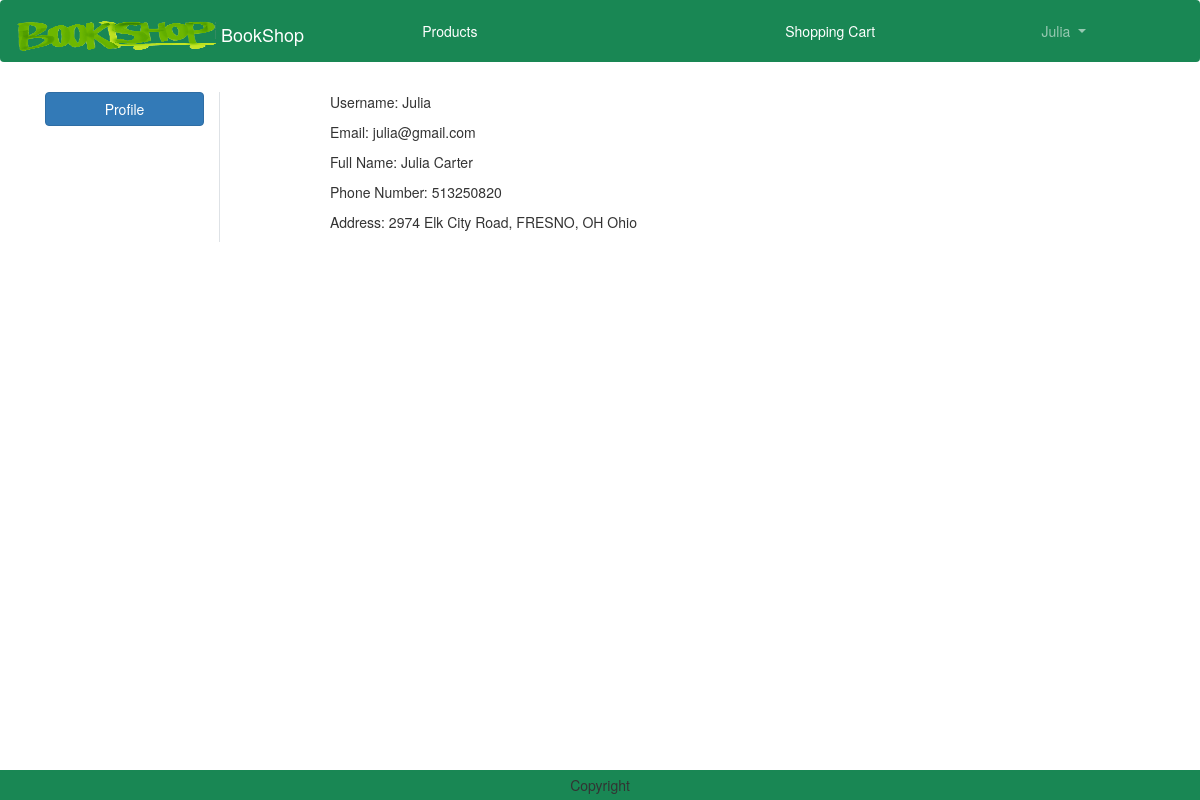
/profile/ (signed in), run on the app's committed database.
### customers/models.py (models this page shows, shortened)
class Customer(models.Model):
    user = models.OneToOneField(User, on_delete=models.CASCADE, blank=True, primary_key=True)
    fullName = models.CharField(max_length=60)
    phoneNum = models.CharField(max_length=11)
    address = models.CharField(max_length=150)

### customers/views.py (the view)
# urls.py: path('profile/', views.CustomerProfileView.as_view(), name='profile'),
class CustomerProfileView(View):
    def get(self, request):
        profiles = Customer.objects.filter(user=request.user)
        context = {
            'profiles': profiles,
        }
        return render(request, 'profile.html', context)

### templates/profile.html (shortened to what this page needs)
{% extends 'base.html' %}
{% load static %}
{% block main-content %}
<div class="container my-5">
    <div class="row">
        <div class="col-sm-2 border-end">
            <ul class="list-unstyled">
                <li class="d-grid"><a href="{% url 'customers:profile' %}" class="btn btn-primary">Profile</a></li>
            </ul>
        </div>
        <div class="col-sm-8 offset-sm-1">
            <div class="row">
                {% for profile in profiles %}
                <div class="col-sm-6"}
                    <div class="card m-2">
                        <div class="card-body">
                            <P>Username: {{profile.user.username}} <p>
                            <P>Email: {{profile.user.email}} <p>
                            <p>Full Name: {{profile.fullName}} </p>
                            <p>Phone Number: {{profile.phoneNum}} </p>
                            <p>Address: {{profile.address}} </p>
                        </div>
                    </div>
                </div>
                {% endfor %}
            </div>
        </div>
    </div>
{% endblock main-content %}

### templates/base.html (shortened to what this page needs)
<!DOCTYPE html>
{% load static %}
<html lang="en">
<head>
    <link href="https://cdn.jsdelivr.net/npm/bootstrap@5.3.0-alpha1/dist/css/bootstrap.min.css" rel="stylesheet">
    <link href="https://cdn.bootcss.com/bootstrap/3.3.7/css/bootstrap.min.css" rel="stylesheet">
    <link rel="stylesheet" href="{% static 'css/owl.carousel.min.css' %}">
    <link rel="stylesheet" href="{% static 'css/all.min.css' %}">
    <link rel="stylesheet" href="{% static 'css/style.css' %}">
    <link rel="stylesheet" href="https://cdnjs.cloudflare.com/ajax/libs/bootstrap-datetimepicker/4.17.47/css/bootstrap-datetimepicker.css">
</head>
<body>
    <nav class="navbar navbar-expand-lg navbar-dark bg-success nav-fill">
        <div class="container-fluid">
          <a class="navbar-brand" href="{% url 'products:home' %}">
            <img src="{% static "logo.png" %}" alt="BookShop" width="200" height="30" class="d-inline-block align-text-top">
            BookShop
          </a>
          <div class="collapse navbar-collapse" id="navbarSupportedContent">
            <ul class="navbar-nav me-auto mb-2 mb-lg-0" style="width:100%; text-align:center">
              <li class="nav-item" style="display:inline-block">
                <a class="nav-link text-white" href="{% url 'products:products' %}">Products</a>
              </li>
            <li class="nav-item" style="display:inline-block">
            </li>
              {% if user.is_authenticated %}
                  {% for group in request.user.groups.all %}
                    {% if group.name == 'Vendor' %}
                      <li class="nav-item mx-2" style="display:inline-block">
                        <a class="nav-link text-white" href="{% url 'products:productsAdd' %}">Add A New Product</a>
                      </li>
                      <li class="nav-item dropdown mx-2" style="display:inline-block">
                        <a class="nav-link dropdown-toggle" href="#" role="button" data-bs-toggle="dropdown" aria-expanded="false">
                          {{ user.username }}
                        </a>
                        <ul class="dropdown-menu" >
                          <li><a class="dropdown-item" href="{% url 'order:orders' %}?filter=allVendor">Orders</a></li>
                          <li><a class="dropdown-item" href="{% url 'logout' %}">Logout</a></li>
                        </ul>
                      </li>
                    {% elif group.name == 'Customer' %}
                      <li class="nav-item mx-2" style="display:inline-block">
                          <a class="nav-link text-white" href="{% url 'shoppingcart' %}">Shopping Cart</a>
                      </li>
                      <li class="nav-item dropdown mx-2" style="display:inline-block">
                          <a class="nav-link dropdown-toggle" href="#" role="button" data-bs-toggle="dropdown" aria-expanded="false">
                            {{ user.username }}
                          </a>
                      </li>
                    {% endif %}
                  {% endfor %}
              {% endif %}
              </ul>
          </div>
        </div>
      </nav>
      {% block main-content %}{% endblock main-content %}
      <div>
        <div style="height:60px"></div>
        <footer class="container-fluid fixed-bottom bg-success text-center p-2 mt-5">
            Copyright
        </footer>
      </div>
</body>
</html>

### data on the page
Customer: user.username "Julia", user.email "julia@gmail.com", fullName "Julia Carter", phoneNum "513250820", address "2974 Elk City Road, FRESNO, OH Ohio"

### other printed values
{{ user.username }} "Julia"
